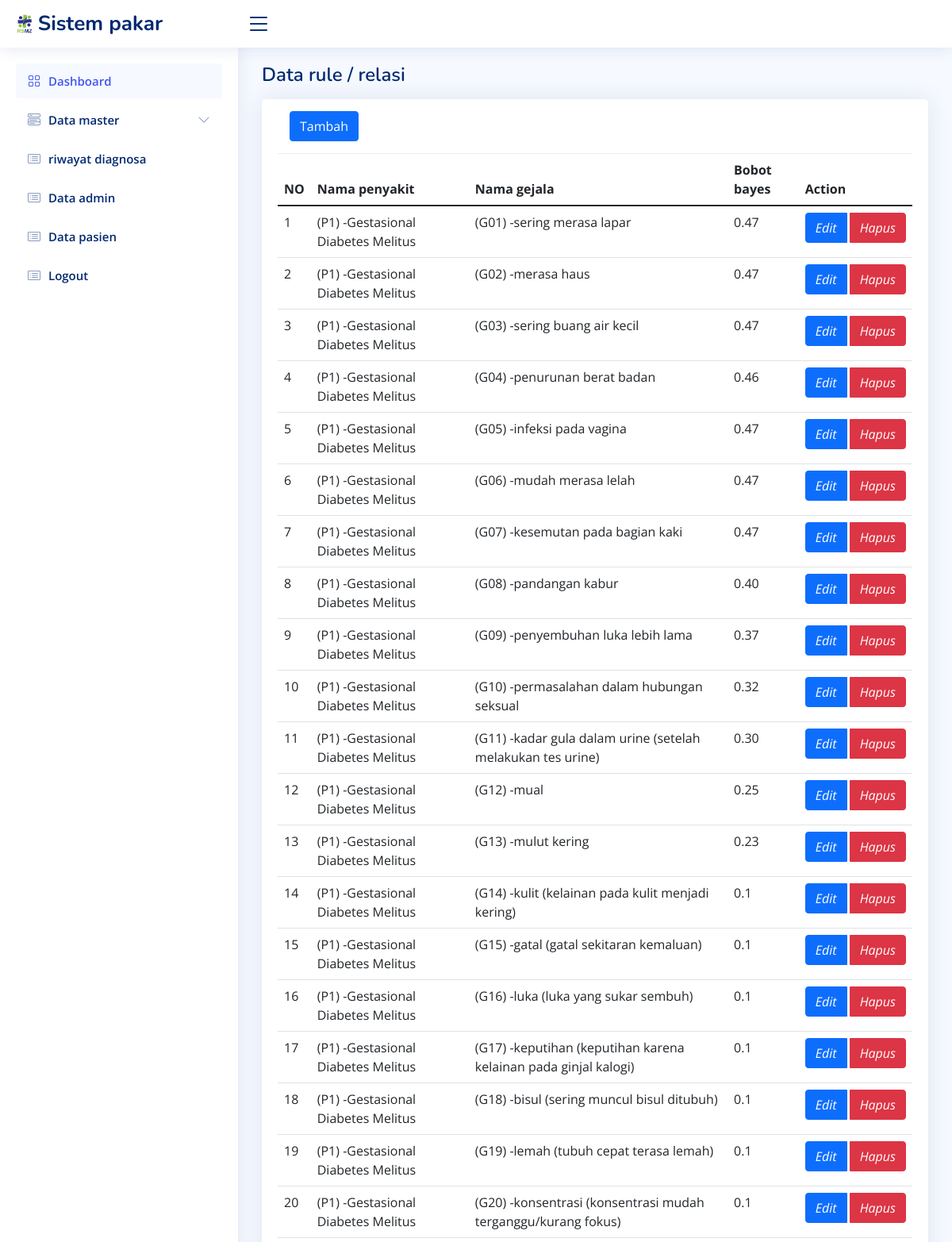
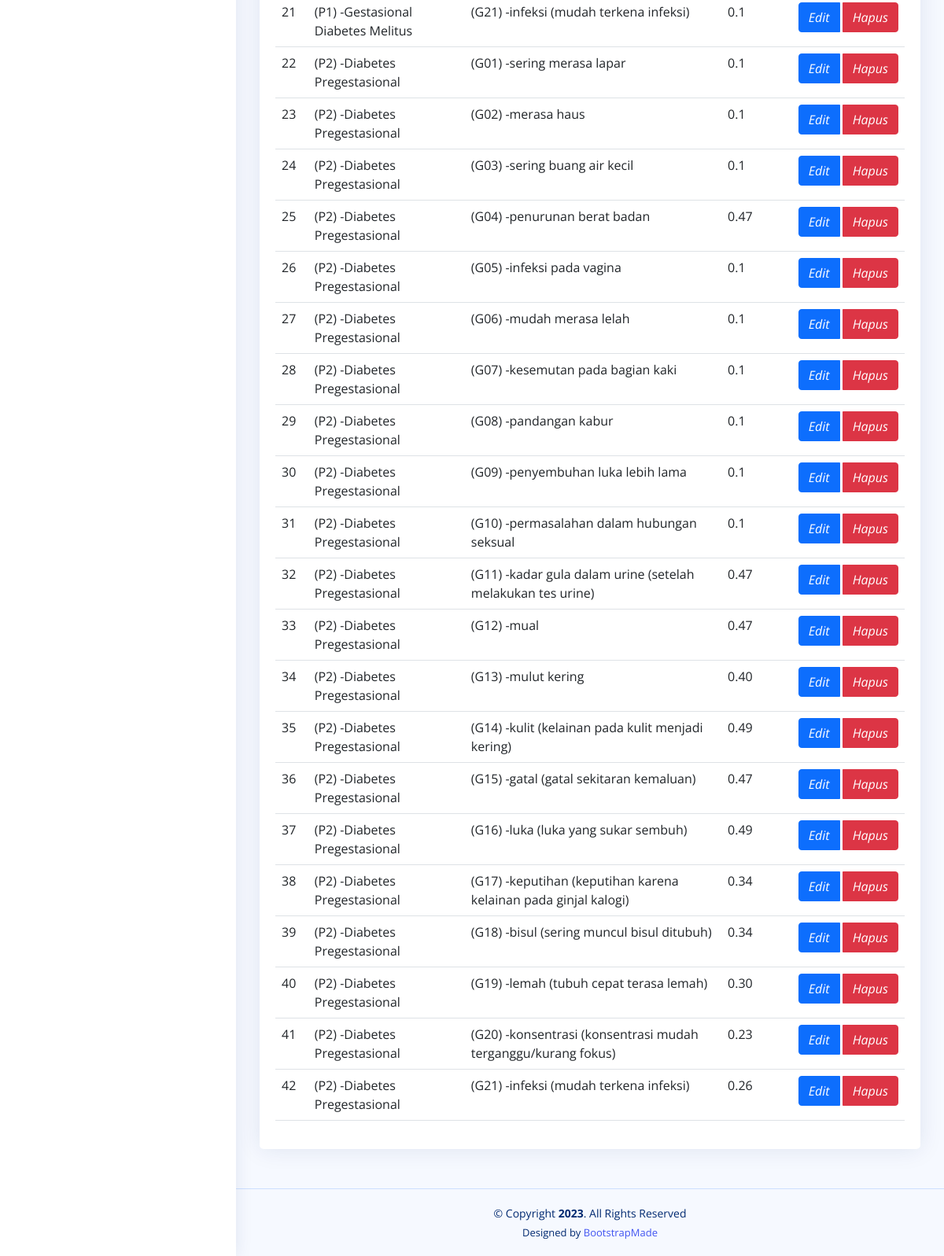
Screenshot of /spadmin/admin/data_relasi.php with the database file from the repository (2 pictures, top to bottom).
### tables this page shows
CREATE TABLE `relasi` (
  `ID` int(11) NOT NULL,
  `kd_penyakit` varchar(16) NOT NULL,
  `kd_gejala` varchar(16) NOT NULL,
  `nilai` varchar(55) NOT NULL
);

CREATE TABLE `penyakit` (
  `id_k` int(11) NOT NULL,
  `kd_penyakit` varchar(20) NOT NULL,
  `penyakit` varchar(50) NOT NULL,
  `solusi` text NOT NULL,
  `bobot` varchar(55) NOT NULL
);

CREATE TABLE `gejala` (
  `id_g` int(20) NOT NULL,
  `kd_gejala` varchar(20) NOT NULL,
  `gejala` varchar(500) NOT NULL
);

### spadmin/admin/data_relasi.php (the view, shortened to what this page needs)
  <?php
include 'template/header.php';
include 'template/sidebar.php';
?>
  <main id="main" class="main">
    <div class="pagetitle">
      <h1>Data rule / relasi </h1>
    </div>
    <section class="section">
      <div class="row">
        <div class="col-lg-12">
          <div class="card">
            <div class="card-body">
               <div class="card-header">
                    <button type="button" class="btn btn-primary" data-bs-toggle="modal" data-bs-target="#tambah">
                Tambah
              </button>
              </div>
                   <table id="zero_config" class="table">
                                 <thead>
                                              <tr>
                                                <th><i class=""></i>NO</th>
                                                <th><i class=""></i>Nama penyakit</th>
                                                <th><i class=""></i>Nama gejala</th>
                                                 <th><i class=""></i>Bobot bayes</th>
                                                <th><i class="icon_cogs"></i> Action</th>
                                              </tr>
                                        </thead>
                                        <tbody>
                                             <?php
                                                  include'../koneksi.php';
                                                  $no = 1;
                                                  $sql = mysqli_query($koneksi, "select * FROM relasi INNER JOIN  gejala ON relasi.kd_gejala = gejala.kd_gejala INNER JOIN penyakit ON relasi.kd_penyakit = penyakit.kd_penyakit ");
                                                    while($data = mysqli_fetch_array($sql)){
                                                ?>
                                            <tr class="table-white">
                                                <td><?php echo $no++;  ?></td>
                       <td ><left>(<?php echo $data['kd_penyakit'];?>) -<?php echo $data['penyakit'];?></left></td>
                       <td><left>(<?php echo $data['kd_gejala'];?>) -<?php echo $data['gejala'];?></left></td>
                        <td><left><?php echo $data['nilai'];?></left></td>
                                                <td>
                                                  <div class="btn-group">
                                                     <a type="button" class="btn btn-primary" data-bs-toggle="modal" data-bs-target="#ubah<?php echo $data['ID']; ?>"><i class="fa fa-edit">Edit</i></a> &nbsp;
                                                    <a class="btn btn-danger" onclick="return confirm('Apakah Anda Yakin Ingin Menghapus Data ini ?')"  href="data_relasi.php?aksi=hapus&ID=<?php echo $data['ID']; ?>" class="btn btn-sm btn-danger" title=""><i class="fa fa-trash">Hapus</i></a>
                                                  </div>
                                                </td>
                                       </tr>
                <div id="ubah<?php echo $data['ID']; ?>" class="modal fade" role="dialog">
                      <div class="modal-dialog">
                            <?php
                                  }
                                  ?>
                                        </tbody>
                                    </table>
                                </div>
                    </div>
                </div>
              </div>
    </section>
  </main>
  <?php include 'template/footer.php'; ?>
</body>
</html>

### spadmin/admin/assets/css/style.css (style rules this page uses)
:root { scroll-behavior: smooth; }
body { font-family: "Open Sans", sans-serif; background: #f6f9ff; color: #444444; }
a { color: #4154f1; text-decoration: none; }
h1, h2, h3, h4, h5, h6 { font-family: "Nunito", sans-serif; }
#main { margin-top: 60px; padding: 20px 30px; transition: all 0.3s; }
.pagetitle { margin-bottom: 10px; }
.pagetitle h1 { font-size: 24px; margin-bottom: 0; font-weight: 600; color: #012970; }
.card { margin-bottom: 30px; border: none; border-radius: 5px; box-shadow: 0px 0 30px rgba(1, 41, 112, 0.1); }
.card-header, .card-footer { border-color: #ebeef4; background-color: #fff; color: #798eb3; padding: 15px; }
.card-body { padding: 0 20px 20px 20px; }
@media (min-width: 1200px) { #main, #footer { margin-left: 300px; } }

### rows the page displays
relasi: penyakit.kd_penyakit "P1", penyakit.penyakit "Gestasional Diabetes Melitus", gejala.kd_gejala "G01", gejala.gejala "sering merasa lapar", nilai "0.47"
relasi: penyakit.kd_penyakit "P1", penyakit.penyakit "Gestasional Diabetes Melitus", gejala.kd_gejala "G02", gejala.gejala "merasa haus", nilai "0.47"
relasi: penyakit.kd_penyakit "P1", penyakit.penyakit "Gestasional Diabetes Melitus", gejala.kd_gejala "G03", gejala.gejala "sering buang air kecil", nilai "0.47"
relasi: penyakit.kd_penyakit "P1", penyakit.penyakit "Gestasional Diabetes Melitus", gejala.kd_gejala "G04", gejala.gejala "penurunan berat badan", nilai "0.46"
relasi: penyakit.kd_penyakit "P1", penyakit.penyakit "Gestasional Diabetes Melitus", gejala.kd_gejala "G05", gejala.gejala "infeksi pada vagina", nilai "0.47"
relasi: penyakit.kd_penyakit "P1", penyakit.penyakit "Gestasional Diabetes Melitus", gejala.kd_gejala "G06", gejala.gejala "mudah merasa lelah", nilai "0.47"
relasi: penyakit.kd_penyakit "P1", penyakit.penyakit "Gestasional Diabetes Melitus", gejala.kd_gejala "G07", gejala.gejala "kesemutan pada bagian kaki", nilai "0.47"
relasi: penyakit.kd_penyakit "P1", penyakit.penyakit "Gestasional Diabetes Melitus", gejala.kd_gejala "G08", gejala.gejala "pandangan kabur", nilai "0.40"
relasi: penyakit.kd_penyakit "P1", penyakit.penyakit "Gestasional Diabetes Melitus", gejala.kd_gejala "G09", gejala.gejala "penyembuhan luka lebih lama", nilai "0.37"
relasi: penyakit.kd_penyakit "P1", penyakit.penyakit "Gestasional Diabetes Melitus", gejala.kd_gejala "G10", gejala.gejala "permasalahan dalam hubungan seksual", nilai "0.32"
relasi: penyakit.kd_penyakit "P1", penyakit.penyakit "Gestasional Diabetes Melitus", gejala.kd_gejala "G11", gejala.gejala "kadar gula dalam urine (setelah melakukan tes urine)", nilai "0.30"
relasi: penyakit.kd_penyakit "P1", penyakit.penyakit "Gestasional Diabetes Melitus", gejala.kd_gejala "G12", gejala.gejala "mual", nilai "0.25"
relasi: penyakit.kd_penyakit "P1", penyakit.penyakit "Gestasional Diabetes Melitus", gejala.kd_gejala "G13", gejala.gejala "mulut kering", nilai "0.23"
relasi: penyakit.kd_penyakit "P1", penyakit.penyakit "Gestasional Diabetes Melitus", gejala.kd_gejala "G14", gejala.gejala "kulit (kelainan pada kulit menjadi kering)", nilai "0.1"
relasi: penyakit.kd_penyakit "P1", penyakit.penyakit "Gestasional Diabetes Melitus", gejala.kd_gejala "G15", gejala.gejala "gatal (gatal sekitaran kemaluan)", nilai "0.1"
relasi: penyakit.kd_penyakit "P1", penyakit.penyakit "Gestasional Diabetes Melitus", gejala.kd_gejala "G16", gejala.gejala "luka (luka yang sukar sembuh)", nilai "0.1"
relasi: penyakit.kd_penyakit "P1", penyakit.penyakit "Gestasional Diabetes Melitus", gejala.kd_gejala "G17", gejala.gejala "keputihan (keputihan karena kelainan pada ginjal kalogi)", nilai "0.1"
relasi: penyakit.kd_penyakit "P1", penyakit.penyakit "Gestasional Diabetes Melitus", gejala.kd_gejala "G18", gejala.gejala "bisul (sering muncul bisul ditubuh)", nilai "0.1"
relasi: penyakit.kd_penyakit "P1", penyakit.penyakit "Gestasional Diabetes Melitus", gejala.kd_gejala "G19", gejala.gejala "lemah (tubuh cepat terasa lemah)", nilai "0.1"
relasi: penyakit.kd_penyakit "P1", penyakit.penyakit "Gestasional Diabetes Melitus", gejala.kd_gejala "G20", gejala.gejala "konsentrasi (konsentrasi mudah terganggu/kurang fokus)", nilai "0.1"
relasi: penyakit.kd_penyakit "P1", penyakit.penyakit "Gestasional Diabetes Melitus", gejala.kd_gejala "G21", gejala.gejala "infeksi (mudah terkena infeksi)", nilai "0.1"
relasi: penyakit.kd_penyakit "P2", penyakit.penyakit "Diabetes Pregestasional", gejala.kd_gejala "G01", gejala.gejala "sering merasa lapar", nilai "0.1"
relasi: penyakit.kd_penyakit "P2", penyakit.penyakit "Diabetes Pregestasional", gejala.kd_gejala "G02", gejala.gejala "merasa haus", nilai "0.1"
relasi: penyakit.kd_penyakit "P2", penyakit.penyakit "Diabetes Pregestasional", gejala.kd_gejala "G03", gejala.gejala "sering buang air kecil", nilai "0.1"
relasi: penyakit.kd_penyakit "P2", penyakit.penyakit "Diabetes Pregestasional", gejala.kd_gejala "G04", gejala.gejala "penurunan berat badan", nilai "0.47"
relasi: penyakit.kd_penyakit "P2", penyakit.penyakit "Diabetes Pregestasional", gejala.kd_gejala "G05", gejala.gejala "infeksi pada vagina", nilai "0.1"
relasi: penyakit.kd_penyakit "P2", penyakit.penyakit "Diabetes Pregestasional", gejala.kd_gejala "G06", gejala.gejala "mudah merasa lelah", nilai "0.1"
relasi: penyakit.kd_penyakit "P2", penyakit.penyakit "Diabetes Pregestasional", gejala.kd_gejala "G07", gejala.gejala "kesemutan pada bagian kaki", nilai "0.1"
relasi: penyakit.kd_penyakit "P2", penyakit.penyakit "Diabetes Pregestasional", gejala.kd_gejala "G08", gejala.gejala "pandangan kabur", nilai "0.1"
relasi: penyakit.kd_penyakit "P2", penyakit.penyakit "Diabetes Pregestasional", gejala.kd_gejala "G09", gejala.gejala "penyembuhan luka lebih lama", nilai "0.1"
relasi: penyakit.kd_penyakit "P2", penyakit.penyakit "Diabetes Pregestasional", gejala.kd_gejala "G10", gejala.gejala "permasalahan dalam hubungan seksual", nilai "0.1"
relasi: penyakit.kd_penyakit "P2", penyakit.penyakit "Diabetes Pregestasional", gejala.kd_gejala "G11", gejala.gejala "kadar gula dalam urine (setelah melakukan tes urine)", nilai "0.47"
relasi: penyakit.kd_penyakit "P2", penyakit.penyakit "Diabetes Pregestasional", gejala.kd_gejala "G12", gejala.gejala "mual", nilai "0.47"
relasi: penyakit.kd_penyakit "P2", penyakit.penyakit "Diabetes Pregestasional", gejala.kd_gejala "G13", gejala.gejala "mulut kering", nilai "0.40"
relasi: penyakit.kd_penyakit "P2", penyakit.penyakit "Diabetes Pregestasional", gejala.kd_gejala "G14", gejala.gejala "kulit (kelainan pada kulit menjadi kering)", nilai "0.49"
relasi: penyakit.kd_penyakit "P2", penyakit.penyakit "Diabetes Pregestasional", gejala.kd_gejala "G15", gejala.gejala "gatal (gatal sekitaran kemaluan)", nilai "0.47"
relasi: penyakit.kd_penyakit "P2", penyakit.penyakit "Diabetes Pregestasional", gejala.kd_gejala "G16", gejala.gejala "luka (luka yang sukar sembuh)", nilai "0.49"
relasi: penyakit.kd_penyakit "P2", penyakit.penyakit "Diabetes Pregestasional", gejala.kd_gejala "G17", gejala.gejala "keputihan (keputihan karena kelainan pada ginjal kalogi)", nilai "0.34"
relasi: penyakit.kd_penyakit "P2", penyakit.penyakit "Diabetes Pregestasional", gejala.kd_gejala "G18", gejala.gejala "bisul (sering muncul bisul ditubuh)", nilai "0.34"
relasi: penyakit.kd_penyakit "P2", penyakit.penyakit "Diabetes Pregestasional", gejala.kd_gejala "G19", gejala.gejala "lemah (tubuh cepat terasa lemah)", nilai "0.30"
relasi: penyakit.kd_penyakit "P2", penyakit.penyakit "Diabetes Pregestasional", gejala.kd_gejala "G20", gejala.gejala "konsentrasi (konsentrasi mudah terganggu/kurang fokus)", nilai "0.23"
relasi: penyakit.kd_penyakit "P2", penyakit.penyakit "Diabetes Pregestasional", gejala.kd_gejala "G21", gejala.gejala "infeksi (mudah terkena infeksi)", nilai "0.26"
